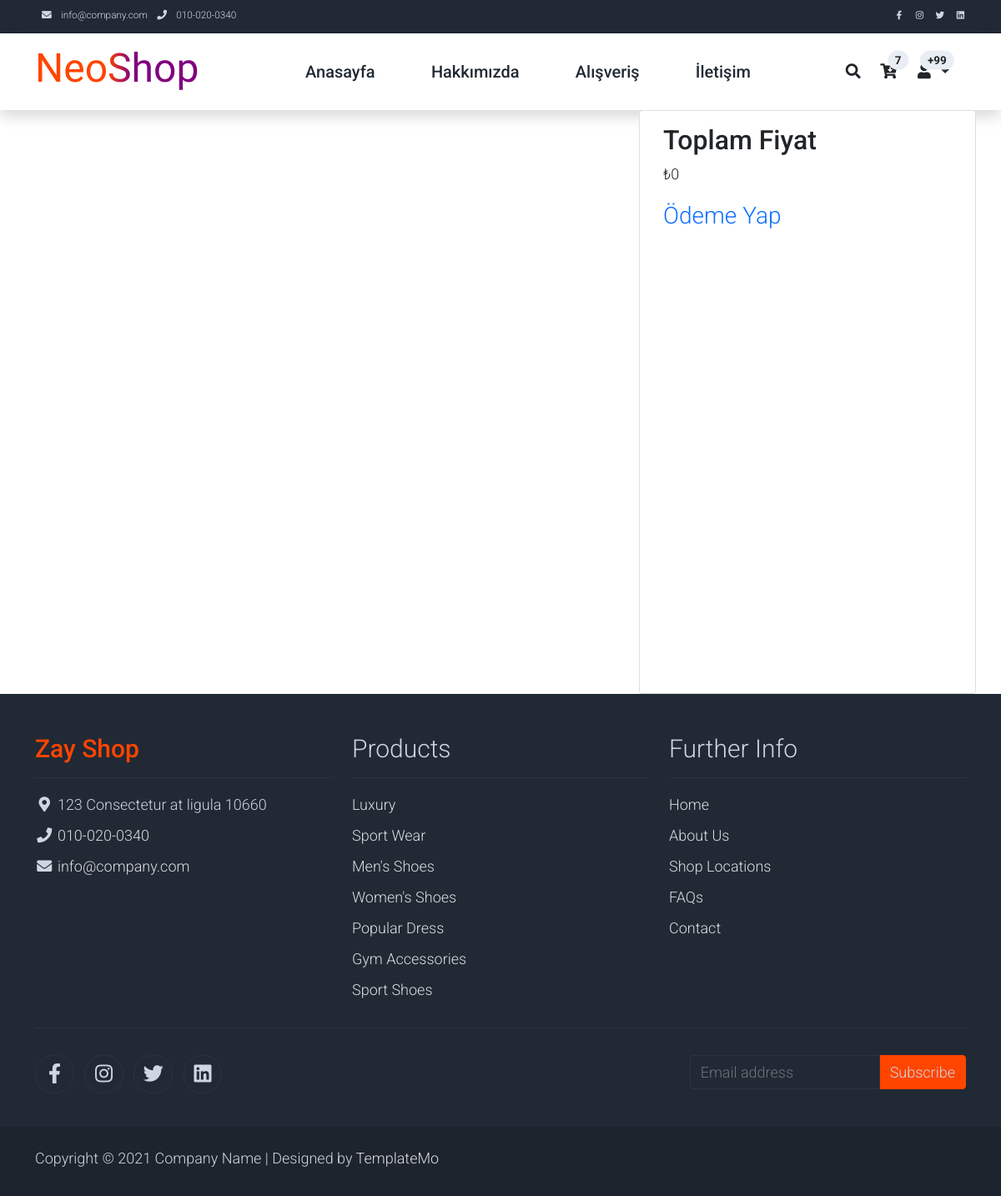
The page /sepet/ (signed in) on the database as committed earlier.
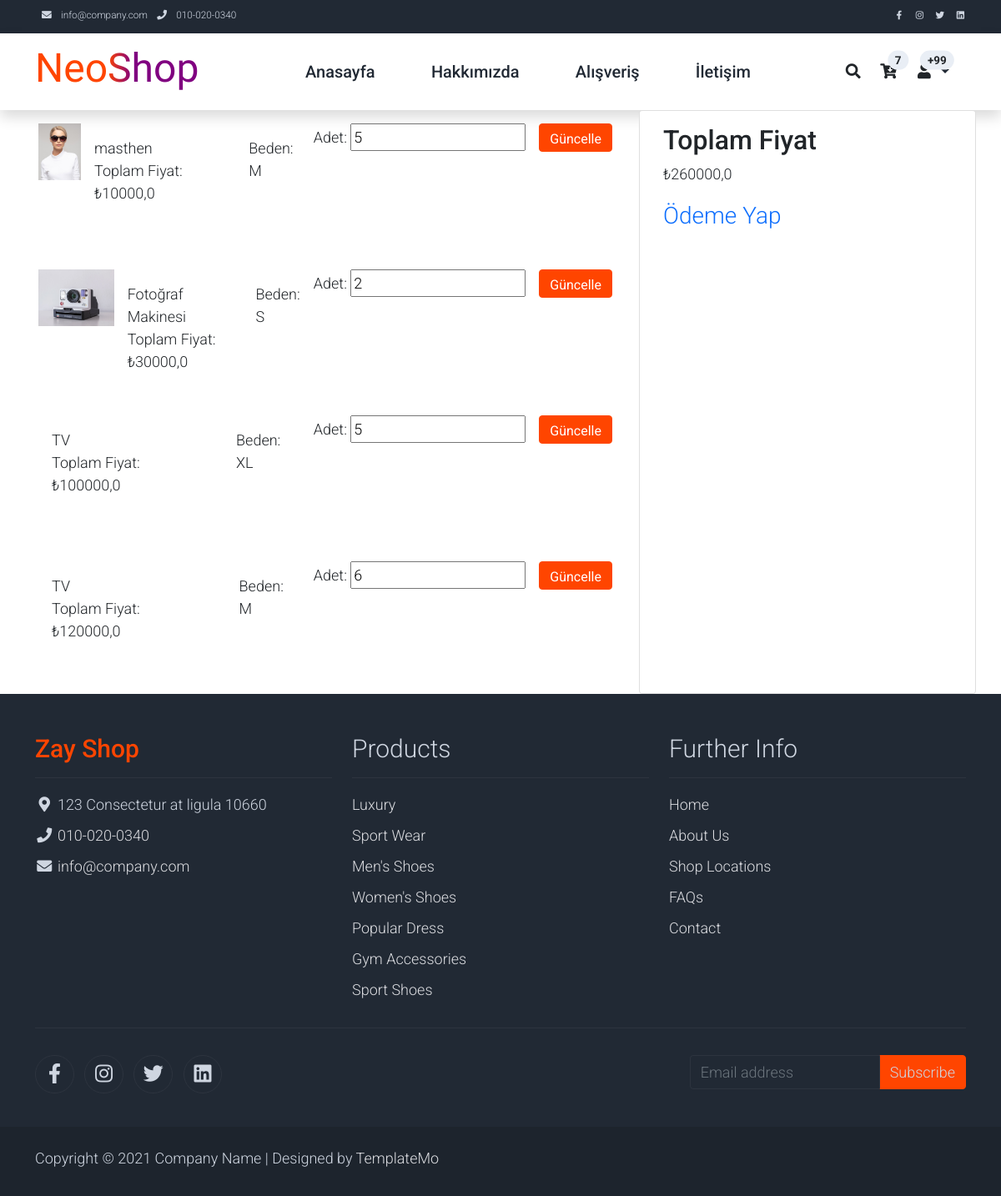
The same page on the database as committed later.
### appMy/models.py (models this page shows, shortened)
class ShopBuy(models.Model):
    product = models.ForeignKey(Product, verbose_name=("Ürün"), on_delete=models.CASCADE)
    user = models.ForeignKey(User, verbose_name=("Kullanıcı"), on_delete=models.CASCADE)
    adet = models.IntegerField(("Adet"))
    allprice = models.FloatField(("Toplam Fiyat"))
    size = models.CharField(("Beden"), max_length=50, null=True)

class Product(models.Model):
    small = 'S'
    medium = 'M'
    large = 'L'
    xlarge = 'XL'
    xxlarge = 'XXL'
    Size = [
        (small, 'S'),
        (medium, 'M'),
        (large, 'L'),
        (xlarge, 'XL'),
        (xxlarge, 'XXL'),
    ]
    user = models.ForeignKey(User, verbose_name=("Kullanıcı"), on_delete=models.CASCADE)
    category = models.ForeignKey(Category, verbose_name=("Kategori"), on_delete=models.CASCADE, null=True)
    brand = models.ForeignKey(Brand, verbose_name=("Marka"), on_delete=models.CASCADE, null=True)
    title = models.CharField(("Başlık"), max_length=50)
    text = models.TextField(("Ürün Açıklaması"), max_length=500)
    image = models.FileField(("Ürün Resmi"), upload_to='', max_length=100)
    price = models.FloatField(("Fiyat"))
    stok = models.IntegerField(("Ürün Stok Sayısı"),null=True, default=1)
    size = models.CharField(max_length=4,choices=Size,default=medium,null=True)
    popular = models.IntegerField(("Popülerlik"))
    stars = models.FloatField(("Yıldız Ortalaması"))
    commentnum = models.IntegerField(("Yorum Sayısı"))

### appMy/views.py (the view, shortened to what this page needs)
# urls.py: path('sepet/', shopBuy, name='shopBuy'),
def shopBuy(request):
    page_title = 'Sepet'
    shoping = ShopBuy.objects.filter(user=request.user)
    toplam = 0
    for i in shoping:
        toplam += i.allprice
    context = {
        'shoping': shoping,
        'toplam': toplam,
        'page_title': page_title,
    }
    return render(request, 'shop-buy.html', context)

### appMy/templates/shop-buy.html (shortened to what this page needs)
{% extends 'base.html' %}
{% load static %}
{% block body %}
<div class="container">
    <div class="row">
        <div class="row col-8">
            {% for buy in shoping %}
            <div class="col-12 d-flex p-3 justify-content-between" style="height: 100px;">
                <div class="d-flex">
                    <img class="h-100" src="{{ buy.product.image.url }}" alt="">
                    <div class="p-3">
                        <div>{{ buy.product.title }}</div>
                        <div>Toplam Fiyat: ₺{{ buy.allprice }}</div>
                    </div>
                    <div class="p-3">Beden: {{ buy.size }}</div>
                </div>
                <form method="POST" class="col-auto d-flex">
                    <ul class="list-inline pb-3">
                        <li class="list-inline-item text-right">
                            Adet:
                            <input type="number" name="adet{{ buy.id }}" id="product-quanity" value="{{ buy.adet }}" min="1">
                        </li>
                    </ul>
                    <button class="btn btn-success h-50 mx-3" type="submit">Güncelle</button>
                </form>
            </div>
            {% endfor %}
        </div>
        <div class="row col">
            <div class="card">
                <div class="card-body">
                    <h2 class="card-title">Toplam Fiyat</h2>
                    <p class="card-text">₺{{ toplam }}</p>
                    <a href="#" class="card-link fs-3">Ödeme Yap</a>
                </div>
            </div>
        </div>
    </div>
</div>
{% endblock body %}

Rows that differ between the two databases and show on the page:
added ShopBuy: product.image (picture), product "masthen", allprice "10000,0", size "M", id "5"
added ShopBuy: product.image (picture), product "Fotoğraf Makinesi", allprice "30000,0", size "S", adet "2"
added ShopBuy: product "TV", allprice "100000,0", size "XL", adet "5"
added ShopBuy: product "TV", allprice "120000,0", size "M", adet "6"
Other text that changed with them:
{{ toplam }}: "0" → "260000,0"
